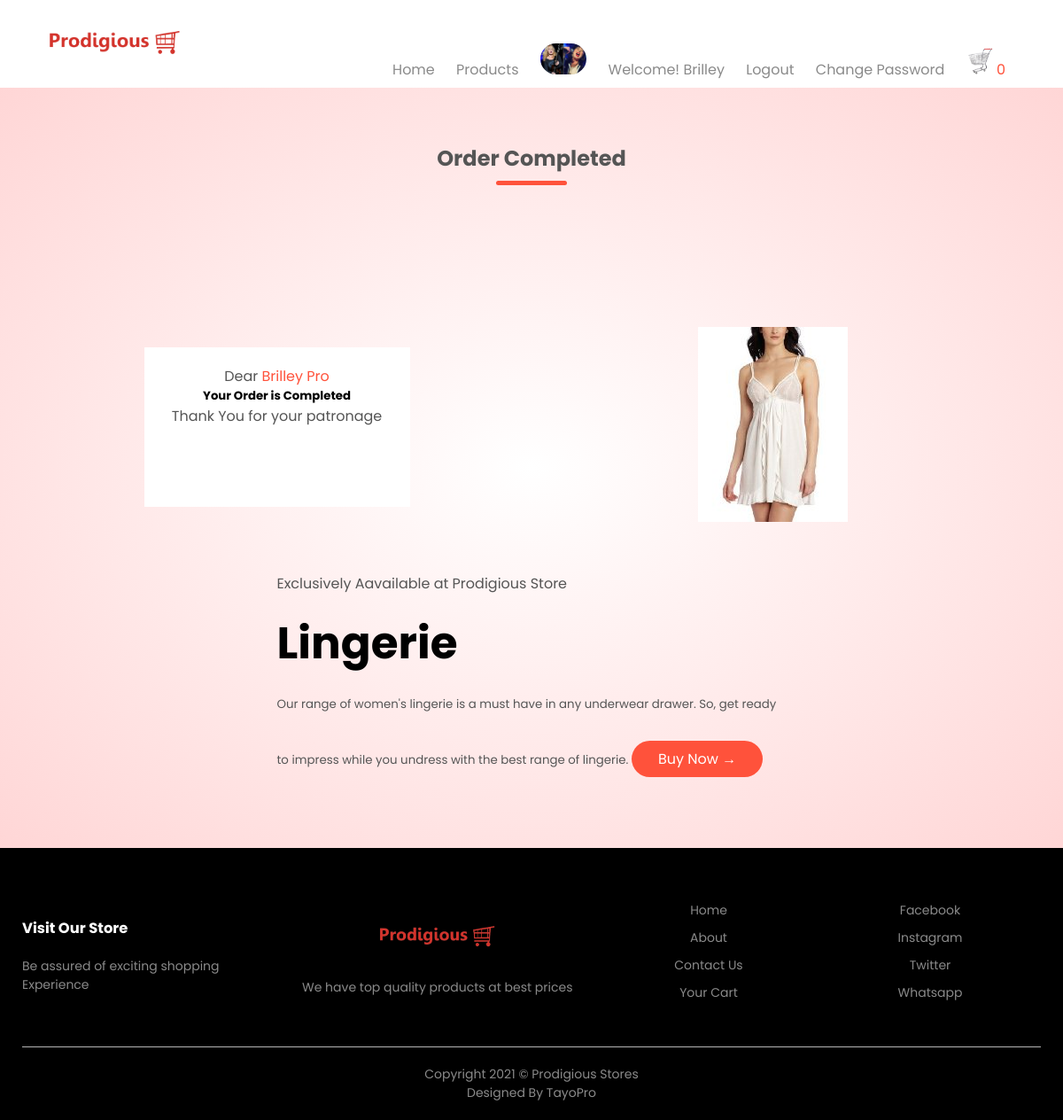
Page /order/ordercompleted/ (signed in) on the committed database.
### home/models.py (models this page shows, shortened)
class Setting(models.Model):
    STATUS =(
        ('True', 'True'),
        ('False', 'False'),
    )
    title = models.CharField(max_length=100)
    keywords = models.CharField(max_length=255)
    description = models.CharField(max_length=255, null=True)
    company = models.CharField(max_length=50, null=True)
    address = models.CharField( max_length=100)
    phone = models.CharField( null=True, max_length=15)
    email = models.CharField(blank=True, max_length=50)
    icon = models.ImageField(blank=True,null=True,  upload_to='images/')
    logo = models.ImageField(blank=True,null=True, upload_to='images/')
    cart_icon = models.ImageField(blank=True,null=True, upload_to='images/')
    menu_icon = models.ImageField(blank=True,null=True, upload_to='images/')
    facebook = models.CharField(blank=True, max_length=50)
    instagram = models.CharField(blank=True, max_length=50)
    twitter = models.CharField(blank=True, max_length=50)
    created_at = models.DateTimeField(auto_now_add=True)
    updated_at = models.DateTimeField(auto_now=True)
    about =RichTextUploadingField(blank=True)
    about2 =RichTextUploadingField(blank=True)
    contact =RichTextUploadingField(blank=True)
    status = models.CharField(max_length=10, choices=STATUS)

### user/models.py (models this page shows, shortened)
class UserProfile(models.Model):
    user = models.OneToOneField(User,blank=True, null=True, on_delete=models.CASCADE)
    first_name = models.CharField(blank=True, max_length=20, null= True)
    last_name = models.CharField(blank=True, max_length=20, null= True)
    phone = models.CharField(blank=True, max_length=15)
    address = models.CharField(blank=True, max_length=150)
    city = models.CharField(blank=True, max_length=20)
    state = models.CharField(blank=True, max_length=20)
    country = models.CharField(blank=True, max_length=50)
    zipcode = models.CharField(blank=True, max_length=8)
    image = models.ImageField(blank=True, null=True, upload_to='images/users/', default='defaultpic.jpg')
    def image_tag(self):
        return mark_safe('<img src="{}" height="50"/>'.format(self.image.url))
    image_tag.short_description = 'Image'
    class Meta:
        db_table = 'userprofile'
        managed = True
        verbose_name = 'UserProfile'
        verbose_name_plural = 'UserProfiles'

### product/models.py (models this page shows, shortened)
class Product(models.Model):
    STATUS =(
        ('True', 'True'),
        ('False', 'False'),
    )
    AVAILABLE =(
        ('In Stock', 'In Stock'),
        ('Out Of Stock', 'Out Of Stock'),
        ('ReStocked', 'ReStocked'),
    )
    category = models.ForeignKey(Category, on_delete=models.DO_NOTHING)
    title = models.CharField(max_length=150, blank=True)
    keywords = models.CharField(max_length=255)
    description = models.CharField(max_length=255)
    image= models.ImageField(blank=True, upload_to='images/')
    price = models.FloatField(null=True, blank=True)
    sizes = models.CharField(max_length=30, null=True, default='Large')
    discount_price= models.FloatField(blank=True, null=True)
    available= models.CharField(choices=AVAILABLE, max_length=15, default='In Stock')
    quantity_instock = models.IntegerField(null=True, blank=True, default=1000)
    minquantity = models.IntegerField(blank=True)
    amount = models.IntegerField(null=True, blank=True)
    status = models.CharField(max_length=10, choices=STATUS)
    slug = models.SlugField(null=False, unique=True)
    created_at = models.DateTimeField(auto_now_add=True)
    updated_at = models.DateTimeField(auto_now=True)
    featured = models.BooleanField(blank=True)
    latest = models.BooleanField(blank=True)
    banner = models.BooleanField(blank=True)
    offer = models.BooleanField(blank=True)
    detail = RichTextUploadingField()
    def image_tag(self):
        return mark_safe('<img src="{}" height="50"/>'.format(self.image.url))
    image_tag.short_description = 'Image'

### order/views.py (the view)
# urls.py: path('ordercompleted/', views.ordercompleted, name='ordercompleted'),
@login_required(login_url='/login')
def ordercompleted(request):
    category = Category.objects.all()
    setting= Setting.objects.get(pk=1)
    banner = Product.objects.get(banner=True)
    offer = Product.objects.get(offer=True)
    profile= UserProfile.objects.get(user__username = request.user.username)
    shopcart = ShopCart.objects.filter(order_placed=False).filter(user__username = request.user.username)
    for item in shopcart:
        item.order_placed = True
        item.save()
        aproduct = Product.objects.get(id=item.product.id)
        aproduct.quantity_instock -= item.quantity
        aproduct.save()
    context = {
                'setting': setting,
                'offer': offer,
                'category': category,
                'shopcart': shopcart,
                'profile': profile,
    }
    return render(request, 'ordercompleted.html', context)

### home/context_processor.py (called while the page is built)
def cartcount(request):
    cartcount = ShopCart.objects.filter(order_placed=False).filter(user__username=request.user.username)
    total_quantity = 0
    for item in cartcount:
        total_quantity += item.quantity
    context = {'itemcount':total_quantity}
    return context

### order/templates/ordercompleted.html (shortened to what this page needs)
{% extends 'base.html' %}
{% block header %} {% include "acheader.html" %} {% endblock header %}
{% block content %}
<div class="account-page">
    <div class="container">
        <h2 class="title">Order Completed</h2>
        <div class="row" style="margin-top: 110px;">
            <div class="col-2">
                <div class="oform-container">
                    <h4>Dear <span style="color: #ff523b;">{{profile.user.username}} {{profile.user.last_name}}</span></h4>
                    <h5>Your Order is Completed</h5>
                    <p>Thank You for your patronage</p>
                </div>
            </div>
            <div class="col-2">
                <div class="row">
                    <div class="col-2">
                        <img src="{{offer.image.url}}" class="offer-img">
                    </div>
                </div>
            </div>
            <div class="col-2">
                <p>Exclusively Aavailable at Prodigious Store</p>
                <h1>Lingerie </h1>
                <small>
                    Our range of women's lingerie is a must have in any underwear drawer.
                    So, get ready to impress while you undress with the best range of lingerie.
                </small>
                <a href="{% url 'category' %}" class="buttons">Buy Now &#8594;</a>
            </div>
        </div>
    </div>
</div>
{% endblock content %}
{% block footer %}  {% include "footer.html" %} {% endblock footer %}

### user/templates/acheader.html (shortened to what this page needs)
<div class="container">
    <div class="header">
        <div class="logo">
            <a href="{% url 'index' %}"><img src="{{setting.logo.url}}" alt="company logo here"></a>
        </div>
        <div class="navbar">
            <ul id="MenuItems">
                    <li><a href="{% url 'index' %}">Home</a></li>
                    <li><a href="{% url 'category' %}">Products</a></li>
                {% if user.id is not None %}
                    <li><a href="{% url 'user' %}"><img src="{{profile.image.url}}" alt="" style="border-radius: 30px; height:35px"></a></li>
                    <li style="color: #fff">
                        <a href="{% url 'user' %}">Welcome!
                            {% if request.user.first_name %}
                                {{request.user.first_name}}
                            {% else %}
                                {{request.user.username}}
                            {% endif %}
                       </a>
                    </li>
                    <li><a href="{% url 'logoutfunc' %}">Logout</a></li>
                    <li><a href="{% url 'userpassword' %}">Change Password</a></li>
                    <li>
                        <a href="{% url 'order:shopcart' %}"><img src="{{setting.cart_icon.url}}" alt="shop cart" width="30px" height="30px">
                            {% if itemcount > 0 %}
                                <span style="color: #ff523b" class="badge red z-depth-1 mr-1">{{ itemcount }}</span>
                            {% else %}
                                <span style="color: #ff523b" class="badge red z-depth-1 mr-1">0</span>
                            {% endif %}
                        </a>
                    </li>
                {% else %}
                    <li><a href="{% url 'about' %}">About</a></li>
                    <li><a href="{% url 'contact' %}">Contact Us</a></li>
                    <li><a href="{% url 'accountform' %}">Account</a></li>
                {% endif %}
            </ul>
        </div>
    </div>
</div>

### home/templates/footer.html
 <div class="footer">
    <div class="container">
        <div class="row">
            <div class="footer-col-1">
                <h3>Visit Our Store</h3>
                <p>Be assured of exciting shopping Experience </p>
            </div>
            <div class="footer-col-2">
                <a href="{% url 'index' %}"><img src="{{setting.logo.url}}"></a>
                <p>We have top quality products at best prices</p>
            </div>
            <div class="footer-col-3">
                <ul>
                    <li><a href="{% url 'index' %}">Home</a></li>
                    <li><a href="{% url 'about' %}">About</a></li>
                    <li><a href="{% url 'contact' %}">Contact Us</a></li>
                    <li><a href="{% url 'order:shopcart' %}">Your Cart</a></li>
                </ul>
            </div>
            <div class="footer-col-4">
                <ul>
                    <li><a href="">Facebook</a></li>
                    <li><a href="">Instagram</a></li>
                    <li><a href="">Twitter</a></li>
                    <li><a href="">Whatsapp</a></li>
                </ul>
            </div>
        </div>
        <hr>
        <p class="copyright">Copyright 2021 &copy; Prodigious Stores</p>
        <p class="copyright">Designed By TayoPro</p>
    </div>
</div>

### home/static/css/main.css (style rules this page uses)
* { padding: 0; margin: 0; box-sizing: border-box; }
body { font-family: 'Poppins', sans-serif; }
.container { max-width: 1300px; margin: auto; padding: 0 25px; }
.header { display: flex; align-items: center; padding: 20px; }
.logo { width: 100px; }
.logo img { width: 170px; }
.navbar { flex: 1; text-align: right; }
.navbar li { display: inline-block; margin-right: 20px; }
a { text-decoration: none; color: #555; }
p { color: #555; }
.row { display: flex; align-items: center; flex-wrap: wrap; justify-content: space-around; }
.col-2 { flex-basis: 50%; min-width: 300px; }
.col-2 img { max-width: 100%; padding: 50px 0; }
.col-2 h1 { font-size: 50px; line-height: 60px; margin: 25px 0; }
.buttons { display: inline-block; background: #ff523b; color: white; text-decoration: none; padding: 8px 30px; margin: 30px 0; border-radius: 30px; }
.title { text-align: center; margin: 0 auto 80px; position: relative; line-height: 60px; color: #555; }
.title::after { content: ''; background: #ff523b; width: 80px; height: 5px; border-radius: 5px; position: absolute; bottom: 0; left: 50%; transform: translateX(-50%); }
h4 { color: #555; font-weight: normal; }
.col-2 .offer-img { padding: 50px; }
small { color: #555; }
.footer { background: black; color: #8a8a8a; font-size: 14px; padding: 60px 0 20px; }
.footer p { color: #8a8a8a; }
.footer h3 { color: white; margin-bottom: 20px; }
.footer-col-1, .footer-col-2, .footer-col-3, .footer-col-4 { min-width: 250px; margin-bottom: 20px; }
.footer-col-1 { flex-basis: 25%; }
.footer-col-2 { flex: 1; text-align: center; }
.footer-col-2 img { width: 150px; margin-bottom: 20px; }
.footer-col-3, .footer-col-4 { flex-basis: 20%; text-align: center; }
ul { list-style-type: none; }
ul li { margin-bottom: 10px; }
ul a { text-decoration: none; color: #8a8a8a; }
.footer hr { border: none; background: #b5b5b5; height: 1px; margin: 20px 0; }
.copyright { text-align: center; }
.account-page { padding: 50px 0px; background: radial-gradient(#fff, #ffd6d6); }
.oform-container { background: white; width: 300px; height: 180px; position: relative; text-align: center; padding: 20px 0; margin: auto; }

### rows in the picture
Setting: logo (picture), cart_icon (picture)
UserProfile: image (picture), user.username "Brilley", user.last_name "Pro"
Product: image (picture)

### other values in the picture
{{ request.user.first_name }} "Brilley"
